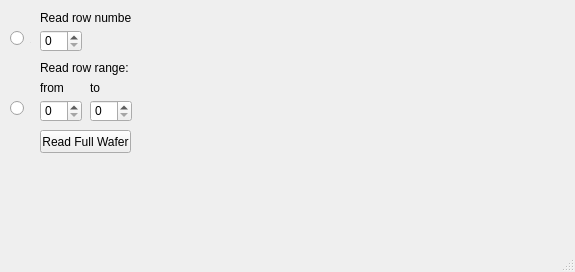
<?xml version="1.0" encoding="UTF-8"?>
<ui version="4.0">
 <class>MainWindow</class>
 <widget class="QMainWindow" name="MainWindow">
  <property name="geometry">
   <rect>
    <x>0</x>
    <y>0</y>
    <width>575</width>
    <height>272</height>
   </rect>
  </property>
  <property name="windowTitle">
   <string>MainWindow</string>
  </property>
  <widget class="QWidget" name="centralwidget">
   <widget class="QSpinBox" name="spinBox">
    <property name="geometry">
     <rect>
      <x>40</x>
      <y>30</y>
      <width>42</width>
      <height>22</height>
     </rect>
    </property>
    <property name="maximum">
     <number>16</number>
    </property>
    <property name="singleStep">
     <number>1</number>
    </property>
   </widget>
   <widget class="QLabel" name="label">
    <property name="geometry">
     <rect>
      <x>40</x>
      <y>10</y>
      <width>91</width>
      <height>16</height>
     </rect>
    </property>
    <property name="text">
     <string>Read row number:</string>
    </property>
   </widget>
   <widget class="QLabel" name="label_2">
    <property name="geometry">
     <rect>
      <x>40</x>
      <y>60</y>
      <width>91</width>
      <height>16</height>
     </rect>
    </property>
    <property name="text">
     <string>Read row range:</string>
    </property>
   </widget>
   <widget class="QSpinBox" name="spinBox_2">
    <property name="geometry">
     <rect>
      <x>40</x>
      <y>100</y>
      <width>42</width>
      <height>22</height>
     </rect>
    </property>
    <property name="maximum">
     <number>16</number>
    </property>
    <property name="singleStep">
     <number>1</number>
    </property>
   </widget>
   <widget class="QSpinBox" name="spinBox_3">
    <property name="geometry">
     <rect>
      <x>90</x>
      <y>100</y>
      <width>42</width>
      <height>22</height>
     </rect>
    </property>
    <property name="maximum">
     <number>16</number>
    </property>
    <property name="singleStep">
     <number>1</number>
    </property>
   </widget>
   <widget class="QLabel" name="label_3">
    <property name="geometry">
     <rect>
      <x>40</x>
      <y>80</y>
      <width>31</width>
      <height>16</height>
     </rect>
    </property>
    <property name="text">
     <string>from</string>
    </property>
   </widget>
   <widget class="QLabel" name="label_4">
    <property name="geometry">
     <rect>
      <x>90</x>
      <y>80</y>
      <width>21</width>
      <height>16</height>
     </rect>
    </property>
    <property name="text">
     <string>to</string>
    </property>
   </widget>
   <widget class="QPushButton" name="pushButton">
    <property name="geometry">
     <rect>
      <x>40</x>
      <y>130</y>
      <width>91</width>
      <height>23</height>
     </rect>
    </property>
    <property name="text">
     <string>Read Full Wafer</string>
    </property>
   </widget>
   <widget class="QRadioButton" name="radioButton">
    <property name="geometry">
     <rect>
      <x>10</x>
      <y>30</y>
      <width>21</width>
      <height>17</height>
     </rect>
    </property>
    <property name="text">
     <string>1</string>
    </property>
   </widget>
   <widget class="QRadioButton" name="radioButton_2">
    <property name="geometry">
     <rect>
      <x>10</x>
      <y>100</y>
      <width>16</width>
      <height>17</height>
     </rect>
    </property>
    <property name="text">
     <string>2</string>
    </property>
   </widget>
  </widget>
  <widget class="QStatusBar" name="statusbar"/>
 </widget>
 <resources/>
 <connections/>
</ui>
